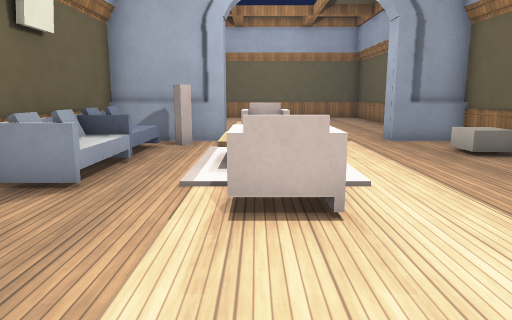
view 1 (above)

16 first-person views from a walk through a Godot game level. The camera is 1.4 m above the floor, tilts 10° down and sees 70° across. The floor is counted in squares, 1 m on a side. Each view is taken from the middle of a square. On the plan, view 1 faces up. The plan holds only what a view shows up to about 16 squares ahead; the rest is blank. Some surface patterns are stand-ins.

view 2
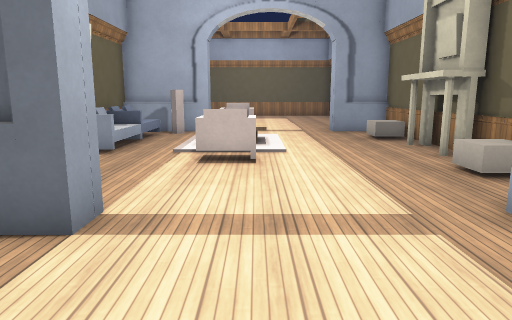

view 3
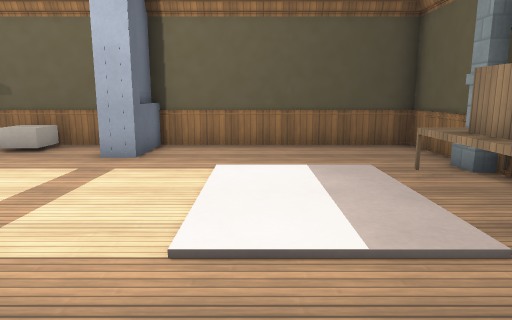

view 4
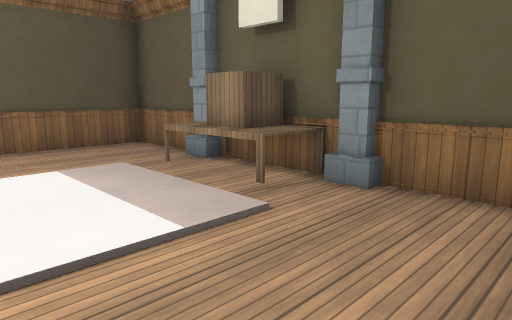

view 5
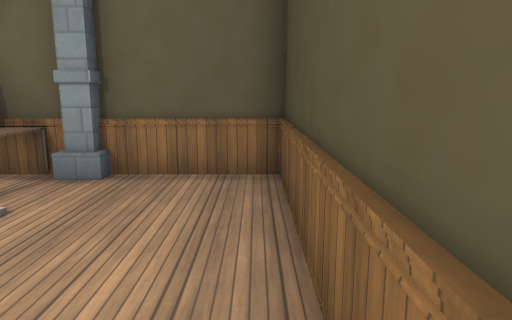

view 6
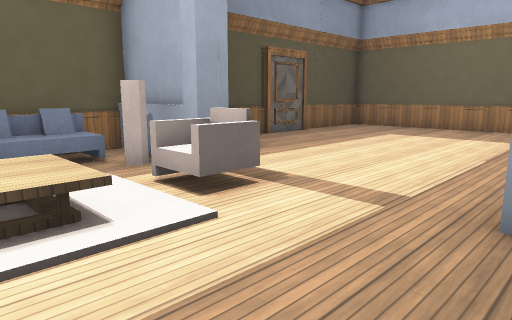

view 7
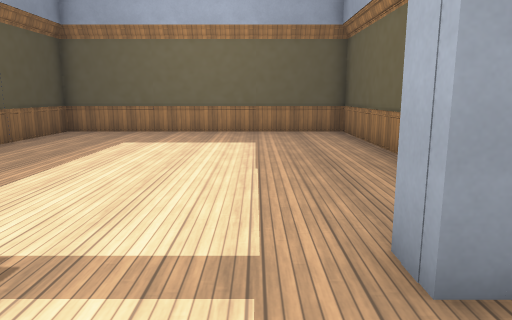

view 8
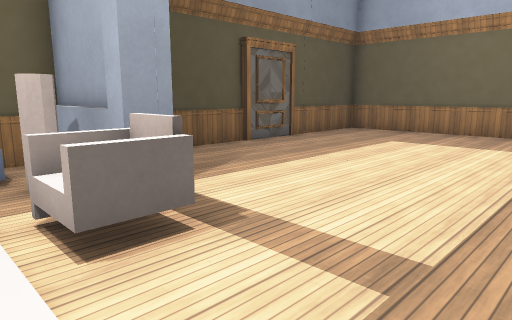

view 9
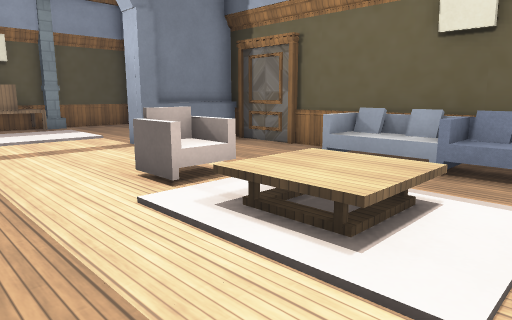

view 10
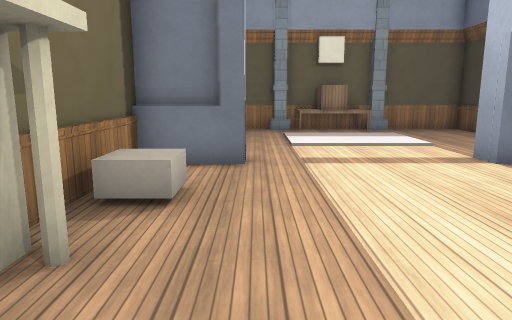

view 11
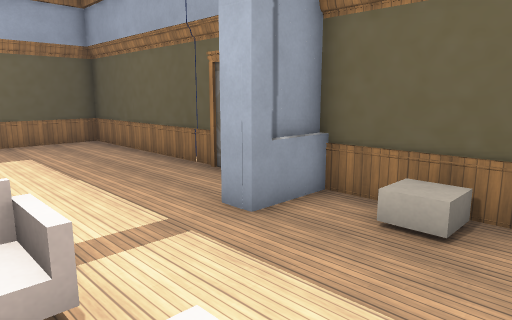

view 12
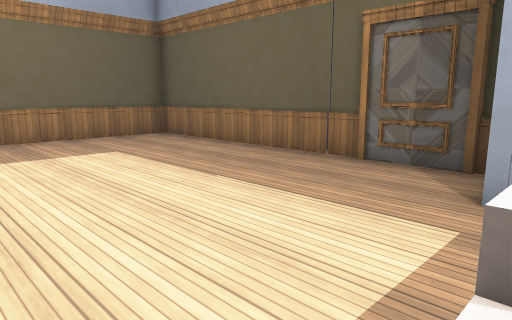

view 13
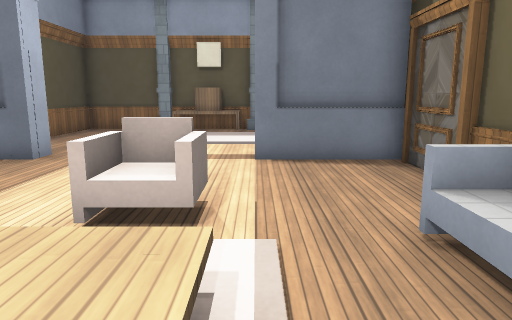

view 14
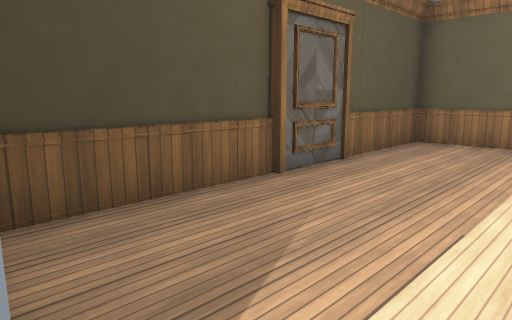

view 15
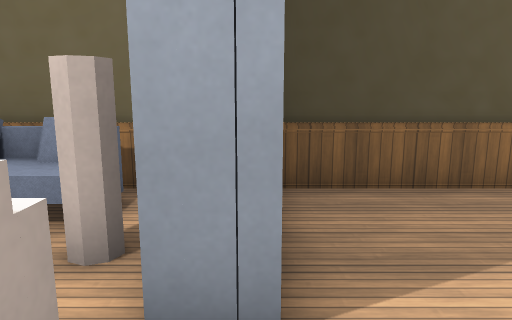

view 16
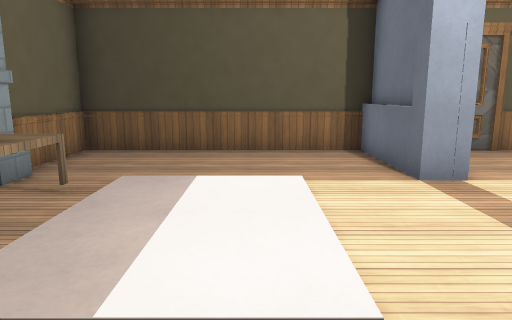

### Floor plan
Points are (right, up) in squares from view 1. A wall is a line through its corners. A room is listed if a view was taken in it or the views show most of it. See-through windows are left out.
Room 1 (views 1, 2, 3, 4, 5, 6, 7, 8, 9, 10, 11, 12, 13, 14, 15, 16)
walls: (-1.5, 11.6) (-4.5, 11.6) (-4.5, 0.3) (-1.5, 0.3); (-1, 12.2) (-1, 11.3) (-4.5, 11.3); (-3.7, 7.6) (-3.7, 5.6); (6.6, 11.3) (4.2, 11.3) (4.2, 12.2); (-4.3, 3.2) (-4.3, 0.9); (6.5, 12.6) (6.5, 23.5) (-4.5, 23.5) (-4.5, 12.4); (-2, 0) (-4.5, 0) (-4.5, -7.5) (6.5, -7.5) (6.5, 0) (5.4, 0); (4.8, 0.3) (6.5, 0.3) (6.5, 11.6) (4.8, 11.6); (-4.5, 0.5) (-1, 0.5) (-1, -0.3) (-4.5, -0.3); (6.5, -0.3) (4.2, -0.3) (4.2, 0.5) (6.5, 0.5); (-4.3, 19.2) (-4.3, 16.9)
low walls: (-2.7, 7.6) (-2.7, 5.4) (-3.9, 5.4); (-3.5, 7.5) (-3.5, 6.9); (-3.5, 6.4) (-3.5, 5.6) (-2.6, 5.6)
objects: sofa (-4, 8) to (-3, 10); other object (-2, 11); column (-1, -8) to (-1, -7); table (0, -7) to (2, -6); other object (0, 4) to (1, 5); other object (0, 10) to (1, 11); column (3, -8) to (3, -7); block (5, 3) to (6, 3); block (5, 9) to (6, 9); fireplace (6, 5) to (6, 7)

Positions as (right, up) in squares from view 1, and headings:
1: (0, 0), facing up
2: (1, -4), facing up
3: (-4, -3), facing right
4: (-4, -2), facing down-right
5: (-4, -1), facing down
6: (5, 7), facing up-left
7: (3, 9), facing up
8: (4, 9), facing up-left
9: (4, 10), facing down-left
10: (4, 8), facing down
11: (0, 7), facing up-right
12: (-1, 11), facing up-right
13: (-1, 9), facing down
14: (0, 12), facing up-left
15: (1, 12), facing left
16: (5, -3), facing left
